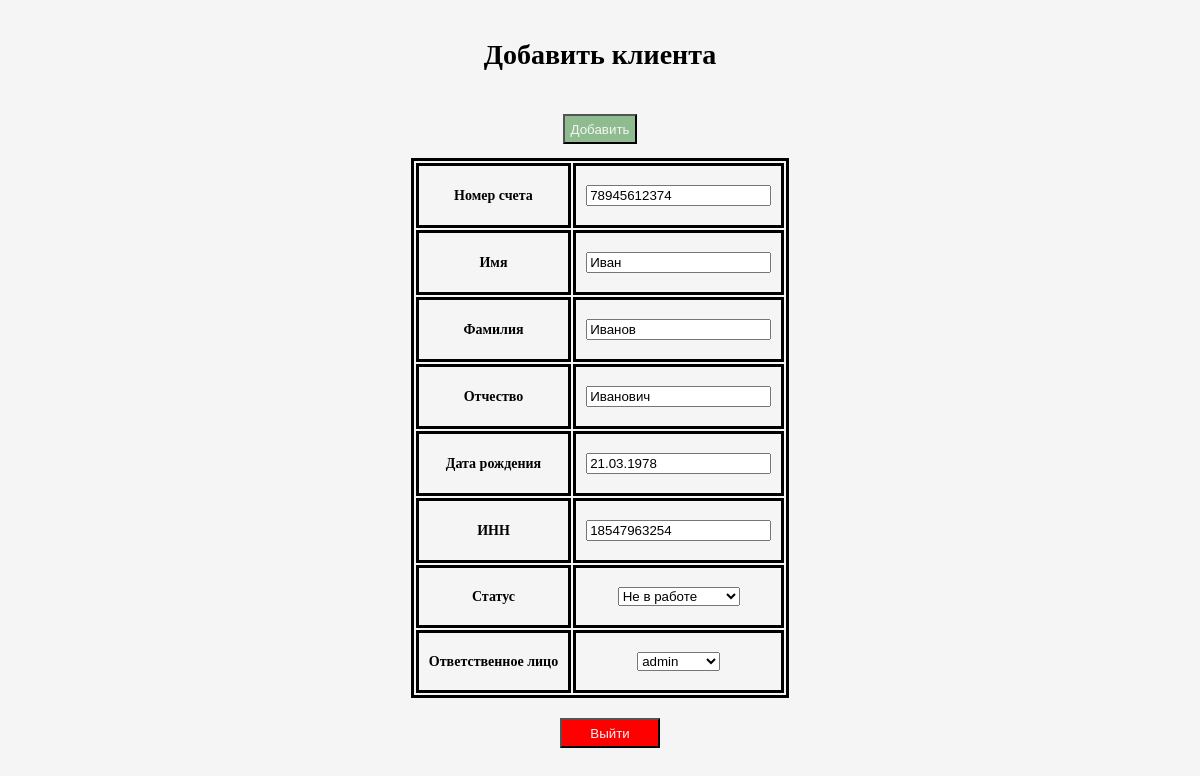
/2/update, run on the app's committed database.
### main/models.py (models this page shows, shortened)
class Clients(models.Model):
    class Status(models.TextChoices):
        in_progress = "in_progress", "В работе"
        not_in_work = "not_in_work", "Не в работе"
        refusal = "refusal", "Отказ"
        deal_closed = "deal_closed", "Сделка закрыта"
    account_number = models.IntegerField(unique=True, db_index=True, verbose_name="Номер счета")
    first_name = models.CharField(max_length=255, verbose_name="Имя")
    last_name = models.CharField(max_length=255, verbose_name="Фамилия")
    middle_name = models.CharField(max_length=255, verbose_name="Отчество")
    date_birth = models.DateField(verbose_name="Дата рождения")
    inn = models.IntegerField(unique=True, db_index=True, verbose_name="ИНН")
    status = models.CharField(max_length=255, choices=Status, default=Status.not_in_work,
                              verbose_name="Статус")
    manager = models.ForeignKey(settings.AUTH_USER_MODEL, on_delete=models.SET_NULL, null=True,
                                default=settings.AUTH_USER_MODEL, verbose_name="Ответственное лицо")
    class Meta:
        verbose_name = "Клиент"
        verbose_name_plural = "Клиенты"

### main/views.py (the view)
# urls.py: path('<int:pk>/update', views.UpdateClient.as_view(), name="update")
class UpdateClient(UpdateView):
    model = Clients
    template_name = "main/create.html"
    form_class = ClientsForm

### main/forms.py
class ClientsForm(forms.ModelForm):
    class Meta:
        model = Clients
        fields = ["account_number", "first_name", "last_name", "middle_name",
                  "date_birth", "inn", "status", "manager"]

### main/templates/main/create.html (shortened to what this page needs)
{% extends 'main/layout.html' %}
{% block title %}
    <h1>Добавить клиента</h1>
{% endblock %}
{% block content %}
    <form method="POST">
            <div class="alert alert-warning">
                <p><button class="btn-add" type="submit">Добавить</button></p>
                <table class="tab-clients" frame="1">
                    {% for i in form %}
                    <tr>
                        <th><p><label class="form-label" for="{{ i.id_for_label }}">{{ i.label }}</label></p></th>
                        <th><p>{{ i }}</p></th>
                    </tr>
                    {% endfor %}
                </table>
            </div>
    </form>
{% endblock %}
{% block basement %}
    <form method="post" action="{% url 'users:logout' %}">
        <button class="btn-exit" type="submit">Выйти</button>
    </form>
{% endblock %}

### main/static/main/css/index.css (style rules this page uses)
html { font-size: calc(2px + 1vw); }
body { background: whitesmoke; }
.alert-warning { display: flex; flex-direction: column; flex-wrap: wrap; align-content: center; clear: both; text-align: center; }
.alert-warning table, td, th { border: 3px solid black; }
.alert-warning td, th { padding: 5px 10px; text-align: center; }
.btn-exit { margin-top: 20px; margin-bottom: 20px; margin-left: 20px; width: 100px; height: 30px; color: whitesmoke; background: red; }
.btn-add { width: auto; height: 30px; color: whitesmoke; background: darkseagreen; }

### data on the page
Clients: form "78945612374" "Иван" "Иванов" "Иванович" "21.03.1978" "18547963254" "Не в работе" "admin"

### other printed values
{{ i.label }} "Номер счета" "Имя" "Фамилия" "Отчество" "Дата рождения" "ИНН" "Статус" "Ответственное лицо"
